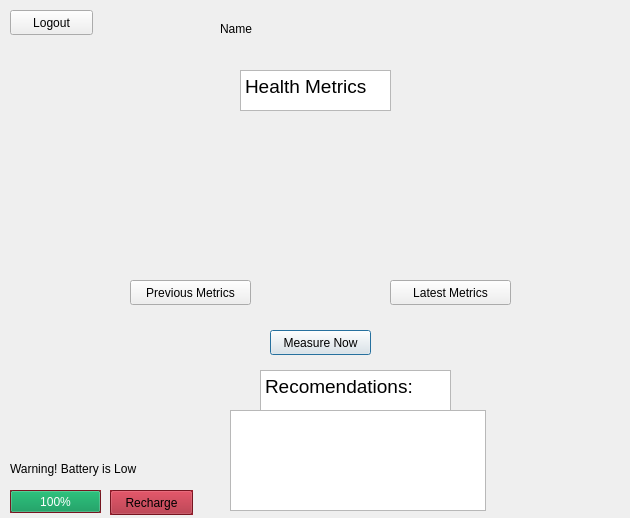
<?xml version="1.0" encoding="UTF-8"?>
<ui version="4.0">
 <class>HomeScreenPage</class>
 <widget class="QDialog" name="HomeScreenPage">
  <property name="geometry">
   <rect>
    <x>0</x>
    <y>0</y>
    <width>630</width>
    <height>518</height>
   </rect>
  </property>
  <property name="windowTitle">
   <string>Dialog</string>
  </property>
  <widget class="QPushButton" name="pushButton_2">
   <property name="geometry">
    <rect>
     <x>270</x>
     <y>330</y>
     <width>101</width>
     <height>25</height>
    </rect>
   </property>
   <property name="text">
    <string>Measure Now</string>
   </property>
  </widget>
  <widget class="QTextBrowser" name="textBrowser">
   <property name="geometry">
    <rect>
     <x>240</x>
     <y>70</y>
     <width>151</width>
     <height>41</height>
    </rect>
   </property>
   <property name="html">
    <string>&lt;!DOCTYPE HTML PUBLIC &quot;-//W3C//DTD HTML 4.0//EN&quot; &quot;http://www.w3.org/TR/REC-html40/strict.dtd&quot;&gt;
&lt;html&gt;&lt;head&gt;&lt;meta name=&quot;qrichtext&quot; content=&quot;1&quot; /&gt;&lt;style type=&quot;text/css&quot;&gt;
p, li { white-space: pre-wrap; }
&lt;/style&gt;&lt;/head&gt;&lt;body style=&quot; font-family:'Sans'; font-size:10pt; font-weight:400; font-style:normal;&quot;&gt;
&lt;p style=&quot; margin-top:0px; margin-bottom:0px; margin-left:0px; margin-right:0px; -qt-block-indent:0; text-indent:0px;&quot;&gt;&lt;span style=&quot; font-size:14pt;&quot;&gt;Health Metrics&lt;/span&gt;&lt;/p&gt;&lt;/body&gt;&lt;/html&gt;</string>
   </property>
  </widget>
  <widget class="QPushButton" name="logoutButton">
   <property name="geometry">
    <rect>
     <x>10</x>
     <y>10</y>
     <width>83</width>
     <height>25</height>
    </rect>
   </property>
   <property name="text">
    <string>Logout</string>
   </property>
  </widget>
  <widget class="QTextBrowser" name="textBrowser_2">
   <property name="geometry">
    <rect>
     <x>260</x>
     <y>370</y>
     <x>230</x>
     <y>380</y>
     <width>191</width>
     <height>41</height>
    </rect>
   </property>
   <property name="html">
    <string>&lt;!DOCTYPE HTML PUBLIC &quot;-//W3C//DTD HTML 4.0//EN&quot; &quot;http://www.w3.org/TR/REC-html40/strict.dtd&quot;&gt;
&lt;html&gt;&lt;head&gt;&lt;meta name=&quot;qrichtext&quot; content=&quot;1&quot; /&gt;&lt;style type=&quot;text/css&quot;&gt;
p, li { white-space: pre-wrap; }
&lt;/style&gt;&lt;/head&gt;&lt;body style=&quot; font-family:'Sans'; font-size:10pt; font-weight:400; font-style:normal;&quot;&gt;
&lt;p style=&quot; margin-top:0px; margin-bottom:0px; margin-left:0px; margin-right:0px; -qt-block-indent:0; text-indent:0px;&quot;&gt;&lt;span style=&quot; font-size:14pt;&quot;&gt;Recomendations:&lt;/span&gt;&lt;/p&gt;&lt;/body&gt;&lt;/html&gt;</string>
   </property>
  </widget>
  <widget class="QPushButton" name="pushButton">
   <property name="geometry">
    <rect>
     <x>130</x>
     <y>280</y>
     <width>121</width>
     <height>25</height>
    </rect>
   </property>
   <property name="text">
    <string>Previous Metrics</string>
   </property>
  </widget>
  <widget class="QPushButton" name="pushButton_4">
   <property name="geometry">
    <rect>
     <x>390</x>
     <y>280</y>
     <width>121</width>
     <height>25</height>
    </rect>
   </property>
   <property name="text">
    <string>Latest Metrics</string>
   </property>
  </widget>
  <widget class="QTextBrowser" name="textBrowser_3">
   <property name="geometry">
    <rect>
     <x>230</x>
      <y>410</y>
     <width>256</width>
     <height>101</height>
    </rect>
   </property>
  </widget>
  <widget class="QLabel" name="Name_Display">
   <property name="geometry">
    <rect>
     <x>220</x>
     <y>20</y>
     <width>221</width>
     <height>17</height>
    </rect>
   </property>
   <property name="text">
    <string>Name</string>
   </property>
  </widget>
  <widget class="QProgressBar" name="batteryBar">
   <property name="geometry">
    <rect>
     <x>10</x>
     <y>490</y>
     <width>91</width>
     <height>23</height>
    </rect>
   </property>
   <property name="palette">
    <palette>
     <active>
      <colorrole role="WindowText">
       <brush brushstyle="SolidPattern">
        <color alpha="255">
         <red>0</red>
         <green>0</green>
         <blue>0</blue>
        </color>
       </brush>
      </colorrole>
      <colorrole role="Button">
       <brush brushstyle="SolidPattern">
        <color alpha="255">
         <red>165</red>
         <green>29</green>
         <blue>45</blue>
        </color>
       </brush>
      </colorrole>
      <colorrole role="Light">
       <brush brushstyle="SolidPattern">
        <color alpha="255">
         <red>247</red>
         <green>43</green>
         <blue>68</blue>
        </color>
       </brush>
      </colorrole>
      <colorrole role="Midlight">
       <brush brushstyle="SolidPattern">
        <color alpha="255">
         <red>206</red>
         <green>36</green>
         <blue>56</blue>
        </color>
       </brush>
      </colorrole>
      <colorrole role="Dark">
       <brush brushstyle="SolidPattern">
        <color alpha="255">
         <red>82</red>
         <green>14</green>
         <blue>23</blue>
        </color>
       </brush>
      </colorrole>
      <colorrole role="Mid">
       <brush brushstyle="SolidPattern">
        <color alpha="255">
         <red>110</red>
         <green>19</green>
         <blue>30</blue>
        </color>
       </brush>
      </colorrole>
      <colorrole role="Text">
       <brush brushstyle="SolidPattern">
        <color alpha="255">
         <red>0</red>
         <green>0</green>
         <blue>0</blue>
        </color>
       </brush>
      </colorrole>
      <colorrole role="BrightText">
       <brush brushstyle="SolidPattern">
        <color alpha="255">
         <red>255</red>
         <green>255</green>
         <blue>255</blue>
        </color>
       </brush>
      </colorrole>
      <colorrole role="ButtonText">
       <brush brushstyle="SolidPattern">
        <color alpha="255">
         <red>0</red>
         <green>0</green>
         <blue>0</blue>
        </color>
       </brush>
      </colorrole>
      <colorrole role="Base">
       <brush brushstyle="SolidPattern">
        <color alpha="255">
         <red>255</red>
         <green>255</green>
         <blue>255</blue>
        </color>
       </brush>
      </colorrole>
      <colorrole role="Window">
       <brush brushstyle="SolidPattern">
        <color alpha="255">
         <red>165</red>
         <green>29</green>
         <blue>45</blue>
        </color>
       </brush>
      </colorrole>
      <colorrole role="Shadow">
       <brush brushstyle="SolidPattern">
        <color alpha="255">
         <red>0</red>
         <green>0</green>
         <blue>0</blue>
        </color>
       </brush>
      </colorrole>
      <colorrole role="Highlight">
       <brush brushstyle="SolidPattern">
        <color alpha="255">
         <red>38</red>
         <green>162</green>
         <blue>105</blue>
        </color>
       </brush>
      </colorrole>
      <colorrole role="AlternateBase">
       <brush brushstyle="SolidPattern">
        <color alpha="255">
         <red>210</red>
         <green>142</green>
         <blue>150</blue>
        </color>
       </brush>
      </colorrole>
      <colorrole role="ToolTipBase">
       <brush brushstyle="SolidPattern">
        <color alpha="255">
         <red>255</red>
         <green>255</green>
         <blue>220</blue>
        </color>
       </brush>
      </colorrole>
      <colorrole role="ToolTipText">
       <brush brushstyle="SolidPattern">
        <color alpha="255">
         <red>0</red>
         <green>0</green>
         <blue>0</blue>
        </color>
       </brush>
      </colorrole>
      <colorrole role="PlaceholderText">
       <brush brushstyle="SolidPattern">
        <color alpha="128">
         <red>0</red>
         <green>0</green>
         <blue>0</blue>
        </color>
       </brush>
      </colorrole>
     </active>
     <inactive>
      <colorrole role="WindowText">
       <brush brushstyle="SolidPattern">
        <color alpha="255">
         <red>0</red>
         <green>0</green>
         <blue>0</blue>
        </color>
       </brush>
      </colorrole>
      <colorrole role="Button">
       <brush brushstyle="SolidPattern">
        <color alpha="255">
         <red>165</red>
         <green>29</green>
         <blue>45</blue>
        </color>
       </brush>
      </colorrole>
      <colorrole role="Light">
       <brush brushstyle="SolidPattern">
        <color alpha="255">
         <red>247</red>
         <green>43</green>
         <blue>68</blue>
        </color>
       </brush>
      </colorrole>
      <colorrole role="Midlight">
       <brush brushstyle="SolidPattern">
        <color alpha="255">
         <red>206</red>
         <green>36</green>
         <blue>56</blue>
        </color>
       </brush>
      </colorrole>
      <colorrole role="Dark">
       <brush brushstyle="SolidPattern">
        <color alpha="255">
         <red>82</red>
         <green>14</green>
         <blue>23</blue>
        </color>
       </brush>
      </colorrole>
      <colorrole role="Mid">
       <brush brushstyle="SolidPattern">
        <color alpha="255">
         <red>110</red>
         <green>19</green>
         <blue>30</blue>
        </color>
       </brush>
      </colorrole>
      <colorrole role="Text">
       <brush brushstyle="SolidPattern">
        <color alpha="255">
         <red>0</red>
         <green>0</green>
         <blue>0</blue>
        </color>
       </brush>
      </colorrole>
      <colorrole role="BrightText">
       <brush brushstyle="SolidPattern">
        <color alpha="255">
         <red>255</red>
         <green>255</green>
         <blue>255</blue>
        </color>
       </brush>
      </colorrole>
      <colorrole role="ButtonText">
       <brush brushstyle="SolidPattern">
        <color alpha="255">
         <red>0</red>
         <green>0</green>
         <blue>0</blue>
        </color>
       </brush>
      </colorrole>
      <colorrole role="Base">
       <brush brushstyle="SolidPattern">
        <color alpha="255">
         <red>255</red>
         <green>255</green>
         <blue>255</blue>
        </color>
       </brush>
      </colorrole>
      <colorrole role="Window">
       <brush brushstyle="SolidPattern">
        <color alpha="255">
         <red>165</red>
         <green>29</green>
         <blue>45</blue>
        </color>
       </brush>
      </colorrole>
      <colorrole role="Shadow">
       <brush brushstyle="SolidPattern">
        <color alpha="255">
         <red>0</red>
         <green>0</green>
         <blue>0</blue>
        </color>
       </brush>
      </colorrole>
      <colorrole role="Highlight">
       <brush brushstyle="SolidPattern">
        <color alpha="255">
         <red>38</red>
         <green>162</green>
         <blue>105</blue>
        </color>
       </brush>
      </colorrole>
      <colorrole role="AlternateBase">
       <brush brushstyle="SolidPattern">
        <color alpha="255">
         <red>210</red>
         <green>142</green>
         <blue>150</blue>
        </color>
       </brush>
      </colorrole>
      <colorrole role="ToolTipBase">
       <brush brushstyle="SolidPattern">
        <color alpha="255">
         <red>255</red>
         <green>255</green>
         <blue>220</blue>
        </color>
       </brush>
      </colorrole>
      <colorrole role="ToolTipText">
       <brush brushstyle="SolidPattern">
        <color alpha="255">
         <red>0</red>
         <green>0</green>
         <blue>0</blue>
        </color>
       </brush>
      </colorrole>
      <colorrole role="PlaceholderText">
       <brush brushstyle="SolidPattern">
        <color alpha="128">
         <red>0</red>
         <green>0</green>
         <blue>0</blue>
        </color>
       </brush>
      </colorrole>
     </inactive>
     <disabled>
      <colorrole role="WindowText">
       <brush brushstyle="SolidPattern">
        <color alpha="255">
         <red>82</red>
         <green>14</green>
         <blue>23</blue>
        </color>
       </brush>
      </colorrole>
      <colorrole role="Button">
       <brush brushstyle="SolidPattern">
        <color alpha="255">
         <red>165</red>
         <green>29</green>
         <blue>45</blue>
        </color>
       </brush>
      </colorrole>
      <colorrole role="Light">
       <brush brushstyle="SolidPattern">
        <color alpha="255">
         <red>247</red>
         <green>43</green>
         <blue>68</blue>
        </color>
       </brush>
      </colorrole>
      <colorrole role="Midlight">
       <brush brushstyle="SolidPattern">
        <color alpha="255">
         <red>206</red>
         <green>36</green>
         <blue>56</blue>
        </color>
       </brush>
      </colorrole>
      <colorrole role="Dark">
       <brush brushstyle="SolidPattern">
        <color alpha="255">
         <red>82</red>
         <green>14</green>
         <blue>23</blue>
        </color>
       </brush>
      </colorrole>
      <colorrole role="Mid">
       <brush brushstyle="SolidPattern">
        <color alpha="255">
         <red>110</red>
         <green>19</green>
         <blue>30</blue>
        </color>
       </brush>
      </colorrole>
      <colorrole role="Text">
       <brush brushstyle="SolidPattern">
        <color alpha="255">
         <red>82</red>
         <green>14</green>
         <blue>23</blue>
        </color>
       </brush>
      </colorrole>
      <colorrole role="BrightText">
       <brush brushstyle="SolidPattern">
        <color alpha="255">
         <red>255</red>
         <green>255</green>
         <blue>255</blue>
        </color>
       </brush>
      </colorrole>
      <colorrole role="ButtonText">
       <brush brushstyle="SolidPattern">
        <color alpha="255">
         <red>82</red>
         <green>14</green>
         <blue>23</blue>
        </color>
       </brush>
      </colorrole>
      <colorrole role="Base">
       <brush brushstyle="SolidPattern">
        <color alpha="255">
         <red>165</red>
         <green>29</green>
         <blue>45</blue>
        </color>
       </brush>
      </colorrole>
      <colorrole role="Window">
       <brush brushstyle="SolidPattern">
        <color alpha="255">
         <red>165</red>
         <green>29</green>
         <blue>45</blue>
        </color>
       </brush>
      </colorrole>
      <colorrole role="Shadow">
       <brush brushstyle="SolidPattern">
        <color alpha="255">
         <red>0</red>
         <green>0</green>
         <blue>0</blue>
        </color>
       </brush>
      </colorrole>
      <colorrole role="Highlight">
       <brush brushstyle="SolidPattern">
        <color alpha="255">
         <red>145</red>
         <green>145</green>
         <blue>145</blue>
        </color>
       </brush>
      </colorrole>
      <colorrole role="AlternateBase">
       <brush brushstyle="SolidPattern">
        <color alpha="255">
         <red>165</red>
         <green>29</green>
         <blue>45</blue>
        </color>
       </brush>
      </colorrole>
      <colorrole role="ToolTipBase">
       <brush brushstyle="SolidPattern">
        <color alpha="255">
         <red>255</red>
         <green>255</green>
         <blue>220</blue>
        </color>
       </brush>
      </colorrole>
      <colorrole role="ToolTipText">
       <brush brushstyle="SolidPattern">
        <color alpha="255">
         <red>0</red>
         <green>0</green>
         <blue>0</blue>
        </color>
       </brush>
      </colorrole>
      <colorrole role="PlaceholderText">
       <brush brushstyle="SolidPattern">
        <color alpha="128">
         <red>0</red>
         <green>0</green>
         <blue>0</blue>
        </color>
       </brush>
      </colorrole>
     </disabled>
    </palette>
   </property>
   <property name="autoFillBackground">
    <bool>true</bool>
   </property>
   <property name="value">
    <number>100</number>
   </property>
   <property name="invertedAppearance">
    <bool>false</bool>
   </property>
  </widget>
  <widget class="QPushButton" name="recharge">
   <property name="geometry">
    <rect>
     <x>110</x>
     <y>490</y>
     <width>83</width>
     <height>25</height>
    </rect>
   </property>
   <property name="palette">
    <palette>
     <active>
      <colorrole role="WindowText">
       <brush brushstyle="SolidPattern">
        <color alpha="255">
         <red>0</red>
         <green>0</green>
         <blue>0</blue>
        </color>
       </brush>
      </colorrole>
      <colorrole role="Button">
       <brush brushstyle="SolidPattern">
        <color alpha="255">
         <red>165</red>
         <green>29</green>
         <blue>45</blue>
        </color>
       </brush>
      </colorrole>
      <colorrole role="Light">
       <brush brushstyle="SolidPattern">
        <color alpha="255">
         <red>247</red>
         <green>43</green>
         <blue>68</blue>
        </color>
       </brush>
      </colorrole>
      <colorrole role="Midlight">
       <brush brushstyle="SolidPattern">
        <color alpha="255">
         <red>206</red>
         <green>36</green>
         <blue>56</blue>
        </color>
       </brush>
      </colorrole>
      <colorrole role="Dark">
       <brush brushstyle="SolidPattern">
        <color alpha="255">
         <red>82</red>
         <green>14</green>
         <blue>23</blue>
        </color>
       </brush>
      </colorrole>
      <colorrole role="Mid">
       <brush brushstyle="SolidPattern">
        <color alpha="255">
         <red>110</red>
         <green>19</green>
         <blue>30</blue>
        </color>
       </brush>
      </colorrole>
      <colorrole role="Text">
       <brush brushstyle="SolidPattern">
        <color alpha="255">
         <red>0</red>
         <green>0</green>
         <blue>0</blue>
        </color>
       </brush>
      </colorrole>
      <colorrole role="BrightText">
       <brush brushstyle="SolidPattern">
        <color alpha="255">
         <red>255</red>
         <green>255</green>
         <blue>255</blue>
        </color>
       </brush>
      </colorrole>
      <colorrole role="ButtonText">
       <brush brushstyle="SolidPattern">
        <color alpha="255">
         <red>0</red>
         <green>0</green>
         <blue>0</blue>
        </color>
       </brush>
      </colorrole>
      <colorrole role="Base">
       <brush brushstyle="SolidPattern">
        <color alpha="255">
         <red>255</red>
         <green>255</green>
         <blue>255</blue>
        </color>
       </brush>
      </colorrole>
      <colorrole role="Window">
       <brush brushstyle="SolidPattern">
        <color alpha="255">
         <red>165</red>
         <green>29</green>
         <blue>45</blue>
        </color>
       </brush>
      </colorrole>
      <colorrole role="Shadow">
       <brush brushstyle="SolidPattern">
        <color alpha="255">
         <red>0</red>
         <green>0</green>
         <blue>0</blue>
        </color>
       </brush>
      </colorrole>
      <colorrole role="AlternateBase">
       <brush brushstyle="SolidPattern">
        <color alpha="255">
         <red>210</red>
         <green>142</green>
         <blue>150</blue>
        </color>
       </brush>
      </colorrole>
      <colorrole role="ToolTipBase">
       <brush brushstyle="SolidPattern">
        <color alpha="255">
         <red>255</red>
         <green>255</green>
         <blue>220</blue>
        </color>
       </brush>
      </colorrole>
      <colorrole role="ToolTipText">
       <brush brushstyle="SolidPattern">
        <color alpha="255">
         <red>0</red>
         <green>0</green>
         <blue>0</blue>
        </color>
       </brush>
      </colorrole>
      <colorrole role="PlaceholderText">
       <brush brushstyle="SolidPattern">
        <color alpha="128">
         <red>0</red>
         <green>0</green>
         <blue>0</blue>
        </color>
       </brush>
      </colorrole>
     </active>
     <inactive>
      <colorrole role="WindowText">
       <brush brushstyle="SolidPattern">
        <color alpha="255">
         <red>0</red>
         <green>0</green>
         <blue>0</blue>
        </color>
       </brush>
      </colorrole>
      <colorrole role="Button">
       <brush brushstyle="SolidPattern">
        <color alpha="255">
         <red>165</red>
         <green>29</green>
         <blue>45</blue>
        </color>
       </brush>
      </colorrole>
      <colorrole role="Light">
       <brush brushstyle="SolidPattern">
        <color alpha="255">
         <red>247</red>
         <green>43</green>
         <blue>68</blue>
        </color>
       </brush>
      </colorrole>
      <colorrole role="Midlight">
       <brush brushstyle="SolidPattern">
        <color alpha="255">
         <red>206</red>
         <green>36</green>
         <blue>56</blue>
        </color>
       </brush>
      </colorrole>
      <colorrole role="Dark">
       <brush brushstyle="SolidPattern">
        <color alpha="255">
         <red>82</red>
         <green>14</green>
         <blue>23</blue>
        </color>
       </brush>
      </colorrole>
      <colorrole role="Mid">
       <brush brushstyle="SolidPattern">
        <color alpha="255">
         <red>110</red>
         <green>19</green>
         <blue>30</blue>
        </color>
       </brush>
      </colorrole>
      <colorrole role="Text">
       <brush brushstyle="SolidPattern">
        <color alpha="255">
         <red>0</red>
         <green>0</green>
         <blue>0</blue>
        </color>
       </brush>
      </colorrole>
      <colorrole role="BrightText">
       <brush brushstyle="SolidPattern">
        <color alpha="255">
         <red>255</red>
         <green>255</green>
         <blue>255</blue>
        </color>
       </brush>
      </colorrole>
      <colorrole role="ButtonText">
       <brush brushstyle="SolidPattern">
        <color alpha="255">
         <red>0</red>
         <green>0</green>
         <blue>0</blue>
        </color>
       </brush>
      </colorrole>
      <colorrole role="Base">
       <brush brushstyle="SolidPattern">
        <color alpha="255">
         <red>255</red>
         <green>255</green>
         <blue>255</blue>
        </color>
       </brush>
      </colorrole>
      <colorrole role="Window">
       <brush brushstyle="SolidPattern">
        <color alpha="255">
         <red>165</red>
         <green>29</green>
         <blue>45</blue>
        </color>
       </brush>
      </colorrole>
      <colorrole role="Shadow">
       <brush brushstyle="SolidPattern">
        <color alpha="255">
         <red>0</red>
         <green>0</green>
         <blue>0</blue>
        </color>
       </brush>
      </colorrole>
      <colorrole role="AlternateBase">
       <brush brushstyle="SolidPattern">
        <color alpha="255">
         <red>210</red>
         <green>142</green>
         <blue>150</blue>
        </color>
       </brush>
      </colorrole>
      <colorrole role="ToolTipBase">
       <brush brushstyle="SolidPattern">
        <color alpha="255">
         <red>255</red>
         <green>255</green>
         <blue>220</blue>
        </color>
       </brush>
      </colorrole>
      <colorrole role="ToolTipText">
       <brush brushstyle="SolidPattern">
        <color alpha="255">
         <red>0</red>
         <green>0</green>
         <blue>0</blue>
        </color>
       </brush>
      </colorrole>
      <colorrole role="PlaceholderText">
       <brush brushstyle="SolidPattern">
        <color alpha="128">
         <red>0</red>
         <green>0</green>
         <blue>0</blue>
        </color>
       </brush>
      </colorrole>
     </inactive>
     <disabled>
      <colorrole role="WindowText">
       <brush brushstyle="SolidPattern">
        <color alpha="255">
         <red>82</red>
         <green>14</green>
         <blue>23</blue>
        </color>
       </brush>
      </colorrole>
      <colorrole role="Button">
       <brush brushstyle="SolidPattern">
        <color alpha="255">
         <red>165</red>
         <green>29</green>
         <blue>45</blue>
        </color>
       </brush>
      </colorrole>
      <colorrole role="Light">
       <brush brushstyle="SolidPattern">
        <color alpha="255">
         <red>247</red>
         <green>43</green>
         <blue>68</blue>
        </color>
       </brush>
      </colorrole>
      <colorrole role="Midlight">
       <brush brushstyle="SolidPattern">
        <color alpha="255">
         <red>206</red>
         <green>36</green>
         <blue>56</blue>
        </color>
       </brush>
      </colorrole>
      <colorrole role="Dark">
       <brush brushstyle="SolidPattern">
        <color alpha="255">
         <red>82</red>
         <green>14</green>
         <blue>23</blue>
        </color>
       </brush>
      </colorrole>
      <colorrole role="Mid">
       <brush brushstyle="SolidPattern">
        <color alpha="255">
         <red>110</red>
         <green>19</green>
         <blue>30</blue>
        </color>
       </brush>
      </colorrole>
      <colorrole role="Text">
       <brush brushstyle="SolidPattern">
        <color alpha="255">
         <red>82</red>
         <green>14</green>
         <blue>23</blue>
        </color>
       </brush>
      </colorrole>
      <colorrole role="BrightText">
       <brush brushstyle="SolidPattern">
        <color alpha="255">
         <red>255</red>
         <green>255</green>
         <blue>255</blue>
        </color>
       </brush>
      </colorrole>
      <colorrole role="ButtonText">
       <brush brushstyle="SolidPattern">
        <color alpha="255">
         <red>82</red>
         <green>14</green>
         <blue>23</blue>
        </color>
       </brush>
      </colorrole>
      <colorrole role="Base">
       <brush brushstyle="SolidPattern">
        <color alpha="255">
         <red>165</red>
         <green>29</green>
         <blue>45</blue>
        </color>
       </brush>
      </colorrole>
      <colorrole role="Window">
       <brush brushstyle="SolidPattern">
        <color alpha="255">
         <red>165</red>
         <green>29</green>
         <blue>45</blue>
        </color>
       </brush>
      </colorrole>
      <colorrole role="Shadow">
       <brush brushstyle="SolidPattern">
        <color alpha="255">
         <red>0</red>
         <green>0</green>
         <blue>0</blue>
        </color>
       </brush>
      </colorrole>
      <colorrole role="AlternateBase">
       <brush brushstyle="SolidPattern">
        <color alpha="255">
         <red>165</red>
         <green>29</green>
         <blue>45</blue>
        </color>
       </brush>
      </colorrole>
      <colorrole role="ToolTipBase">
       <brush brushstyle="SolidPattern">
        <color alpha="255">
         <red>255</red>
         <green>255</green>
         <blue>220</blue>
        </color>
       </brush>
      </colorrole>
      <colorrole role="ToolTipText">
       <brush brushstyle="SolidPattern">
        <color alpha="255">
         <red>0</red>
         <green>0</green>
         <blue>0</blue>
        </color>
       </brush>
      </colorrole>
      <colorrole role="PlaceholderText">
       <brush brushstyle="SolidPattern">
        <color alpha="128">
         <red>0</red>
         <green>0</green>
         <blue>0</blue>
        </color>
       </brush>
      </colorrole>
     </disabled>
    </palette>
   </property>
   <property name="cursor">
    <cursorShape>ArrowCursor</cursorShape>
   </property>
   <property name="autoFillBackground">
    <bool>true</bool>
   </property>
   <property name="text">
    <string>Recharge</string>
   </property>
   <property name="checkable">
    <bool>false</bool>
   </property>
   <property name="autoDefault">
    <bool>true</bool>
   </property>
   <property name="default">
    <bool>false</bool>
   </property>
   <property name="flat">
    <bool>false</bool>
   </property>
  </widget>
  <widget class="QLabel" name="lowBatteryWarning">
   <property name="geometry">
    <rect>
     <x>10</x>
     <y>460</y>
     <width>181</width>
     <height>17</height>
    </rect>
   </property>
   <property name="text">
    <string>Warning! Battery is Low </string>
   </property>
  </widget>
 </widget>
 <resources/>
 <connections/>
</ui>
